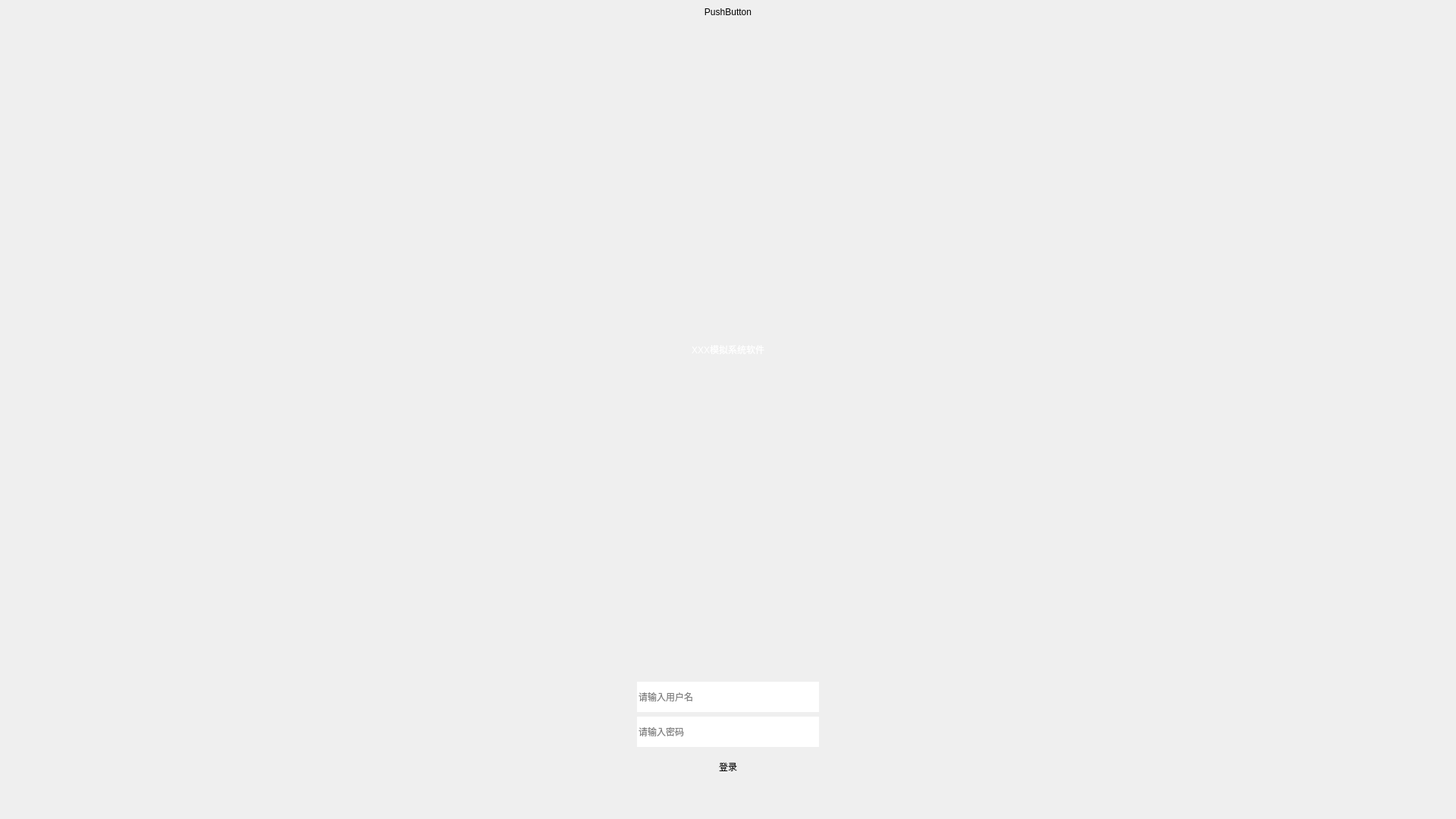
<?xml version="1.0" encoding="UTF-8"?>
<ui version="4.0">
 <class>MainWindow</class>
 <widget class="QMainWindow" name="MainWindow">
  <property name="geometry">
   <rect>
    <x>0</x>
    <y>0</y>
    <width>1920</width>
    <height>1080</height>
   </rect>
  </property>
  <property name="sizePolicy">
   <sizepolicy hsizetype="Ignored" vsizetype="Ignored">
    <horstretch>0</horstretch>
    <verstretch>0</verstretch>
   </sizepolicy>
  </property>
  <property name="font">
   <font>
    <family>Consolas</family>
    <pointsize>12</pointsize>
    <weight>75</weight>
    <bold>true</bold>
   </font>
  </property>
  <property name="windowTitle">
   <string>MainWindow</string>
  </property>
  <property name="styleSheet">
   <string notr="true">
border-image: url(:/picture/picture/bg.png);

border-style: flat;
background-repeat: none;





</string>
  </property>
  <property name="toolButtonStyle">
   <enum>Qt::ToolButtonTextUnderIcon</enum>
  </property>
  <property name="tabShape">
   <enum>QTabWidget::Triangular</enum>
  </property>
  <widget class="QWidget" name="centralwidget">
   <layout class="QGridLayout" name="gridLayout">
    <item row="0" column="0" rowspan="2">
     <layout class="QVBoxLayout" name="verticalLayout">
      <item>
       <layout class="QVBoxLayout" name="verticalLayout_2">
        <item>
         <layout class="QVBoxLayout" name="verticalLayout_6">
          <item>
           <widget class="QPushButton" name="pushButton">
            <property name="text">
             <string>PushButton</string>
            </property>
           </widget>
          </item>
          <item alignment="Qt::AlignHCenter">
           <widget class="QLabel" name="unku">
            <property name="styleSheet">
             <string notr="true">
background-color: rgba(255, 255, 255, 0);
font: 16pt &quot;宋体&quot;;
background:transparent;
color: rgb(255, 255, 255);
</string>
            </property>
            <property name="text">
             <string>XXX模拟系统软件</string>
            </property>
           </widget>
          </item>
         </layout>
        </item>
       </layout>
      </item>
     </layout>
    </item>
    <item row="3" column="0">
     <layout class="QVBoxLayout" name="verticalLayout_8">
      <property name="bottomMargin">
       <number>1</number>
      </property>
      <item>
       <layout class="QVBoxLayout" name="verticalLayout_11" stretch="0,0,0,0">
        <property name="sizeConstraint">
         <enum>QLayout::SetNoConstraint</enum>
        </property>
        <property name="leftMargin">
         <number>0</number>
        </property>
        <property name="topMargin">
         <number>0</number>
        </property>
        <property name="bottomMargin">
         <number>39</number>
        </property>
        <item alignment="Qt::AlignHCenter">
         <widget class="QLineEdit" name="lineEdit">
          <property name="sizePolicy">
           <sizepolicy hsizetype="Fixed" vsizetype="Fixed">
            <horstretch>0</horstretch>
            <verstretch>0</verstretch>
           </sizepolicy>
          </property>
          <property name="minimumSize">
           <size>
            <width>240</width>
            <height>40</height>
           </size>
          </property>
          <property name="styleSheet">
           <string notr="true">border-image: url(:/picture/picture/regularbg.png);
font: 11pt &quot;宋体&quot;;</string>
          </property>
          <property name="text">
           <string/>
          </property>
          <property name="placeholderText">
           <string>请输入用户名</string>
          </property>
         </widget>
        </item>
        <item alignment="Qt::AlignHCenter">
         <widget class="QLineEdit" name="lineEdit_2">
          <property name="sizePolicy">
           <sizepolicy hsizetype="Fixed" vsizetype="Fixed">
            <horstretch>0</horstretch>
            <verstretch>0</verstretch>
           </sizepolicy>
          </property>
          <property name="minimumSize">
           <size>
            <width>240</width>
            <height>40</height>
           </size>
          </property>
          <property name="styleSheet">
           <string notr="true">border-image: url(:/picture/picture/regularbg.png);
font: 11pt &quot;宋体&quot;;</string>
          </property>
          <property name="text">
           <string/>
          </property>
          <property name="placeholderText">
           <string>请输入密码</string>
          </property>
         </widget>
        </item>
        <item alignment="Qt::AlignHCenter">
         <widget class="QPushButton" name="pushButton_2">
          <property name="sizePolicy">
           <sizepolicy hsizetype="Fixed" vsizetype="Fixed">
            <horstretch>0</horstretch>
            <verstretch>0</verstretch>
           </sizepolicy>
          </property>
          <property name="minimumSize">
           <size>
            <width>240</width>
            <height>40</height>
           </size>
          </property>
          <property name="styleSheet">
           <string notr="true">#pushButton_2
{
border-image: url(:/picture/picture/bg1.png);
font: 11pt &quot;宋体&quot;;
background-repeat: none;
background-position: center;
background-size: cover;
}
</string>
          </property>
          <property name="text">
           <string>登录</string>
          </property>
         </widget>
        </item>
        <item>
         <layout class="QVBoxLayout" name="verticalLayout_4"/>
        </item>
       </layout>
      </item>
     </layout>
    </item>
    <item row="2" column="0">
     <layout class="QVBoxLayout" name="verticalLayout_3"/>
    </item>
   </layout>
  </widget>
 </widget>
 <resources/>
 <connections/>
</ui>
